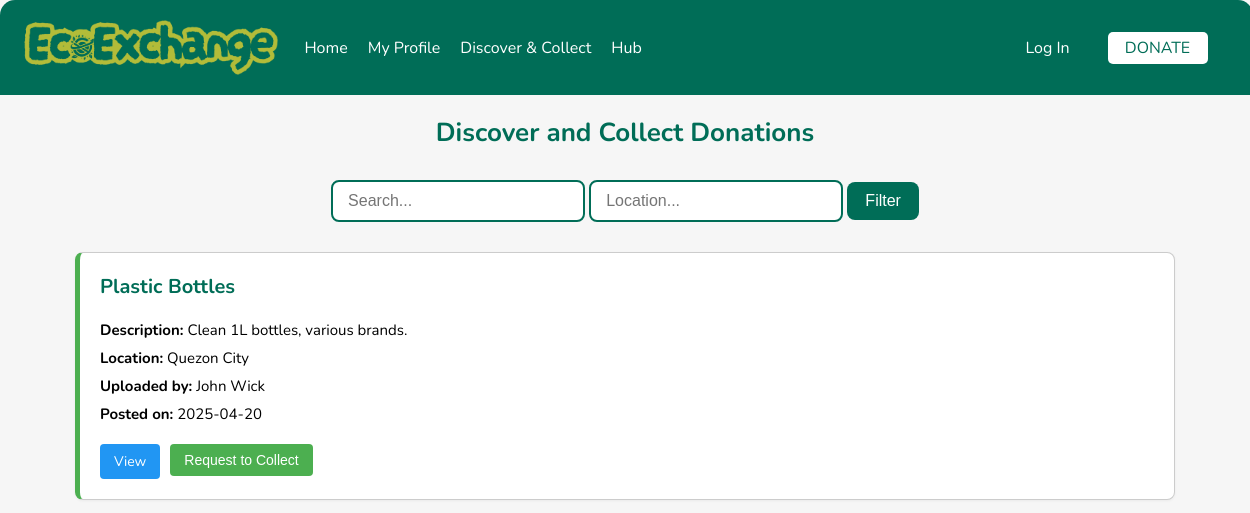
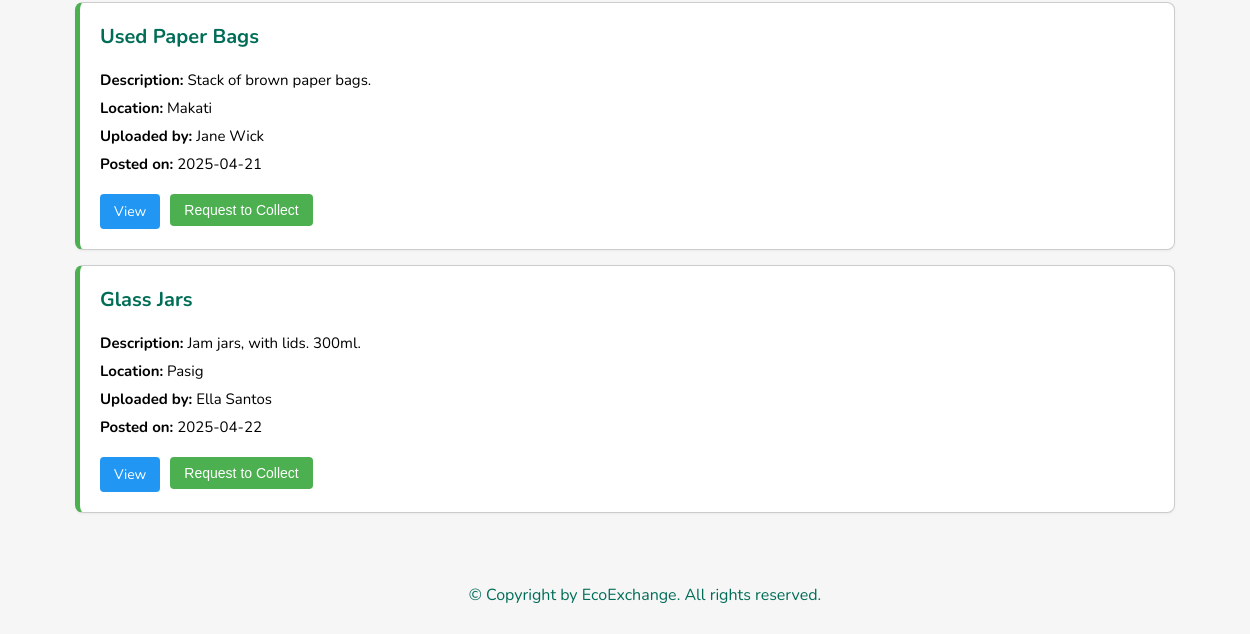
The page /discover on the database as committed earlier (2 pictures, top to bottom).
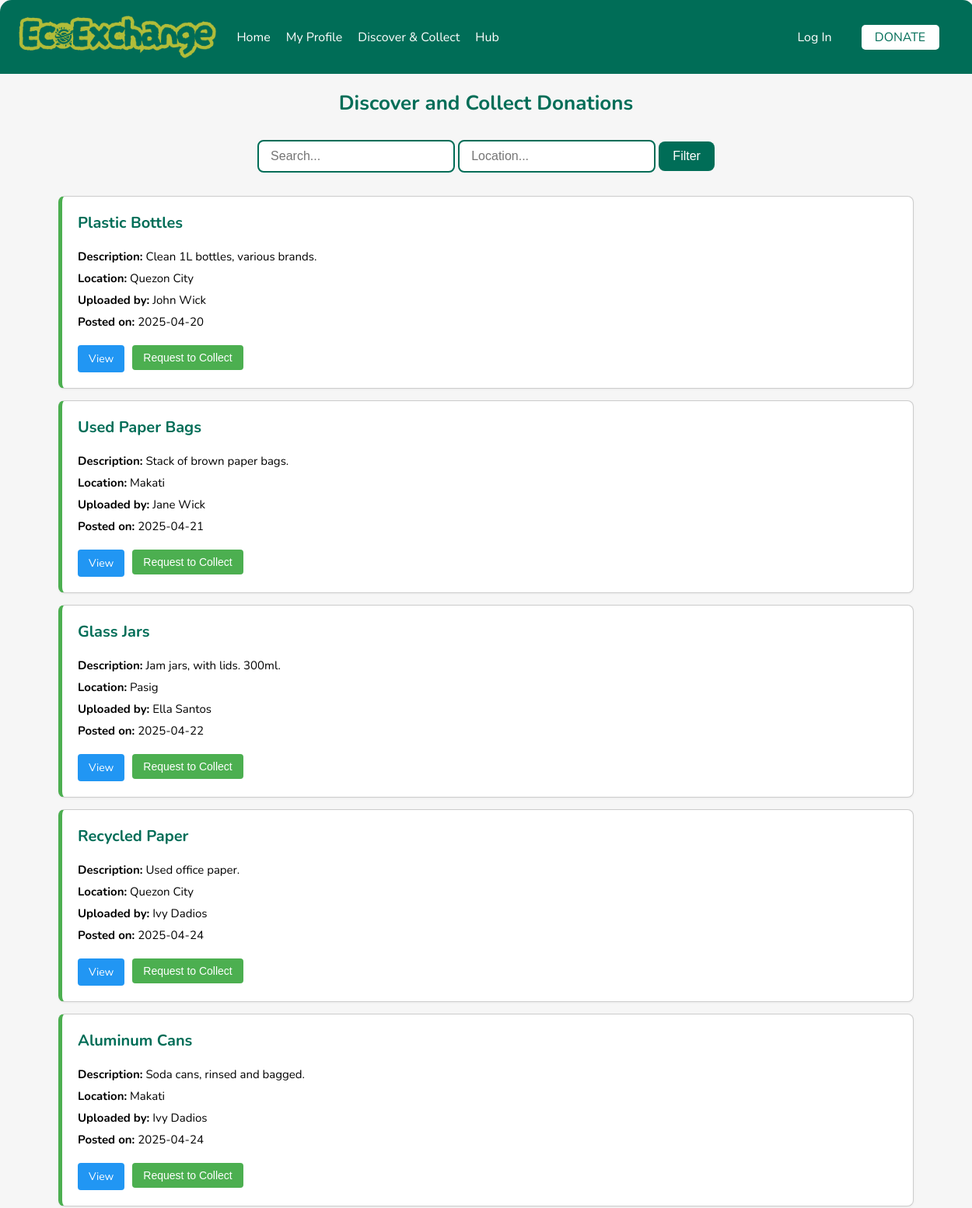
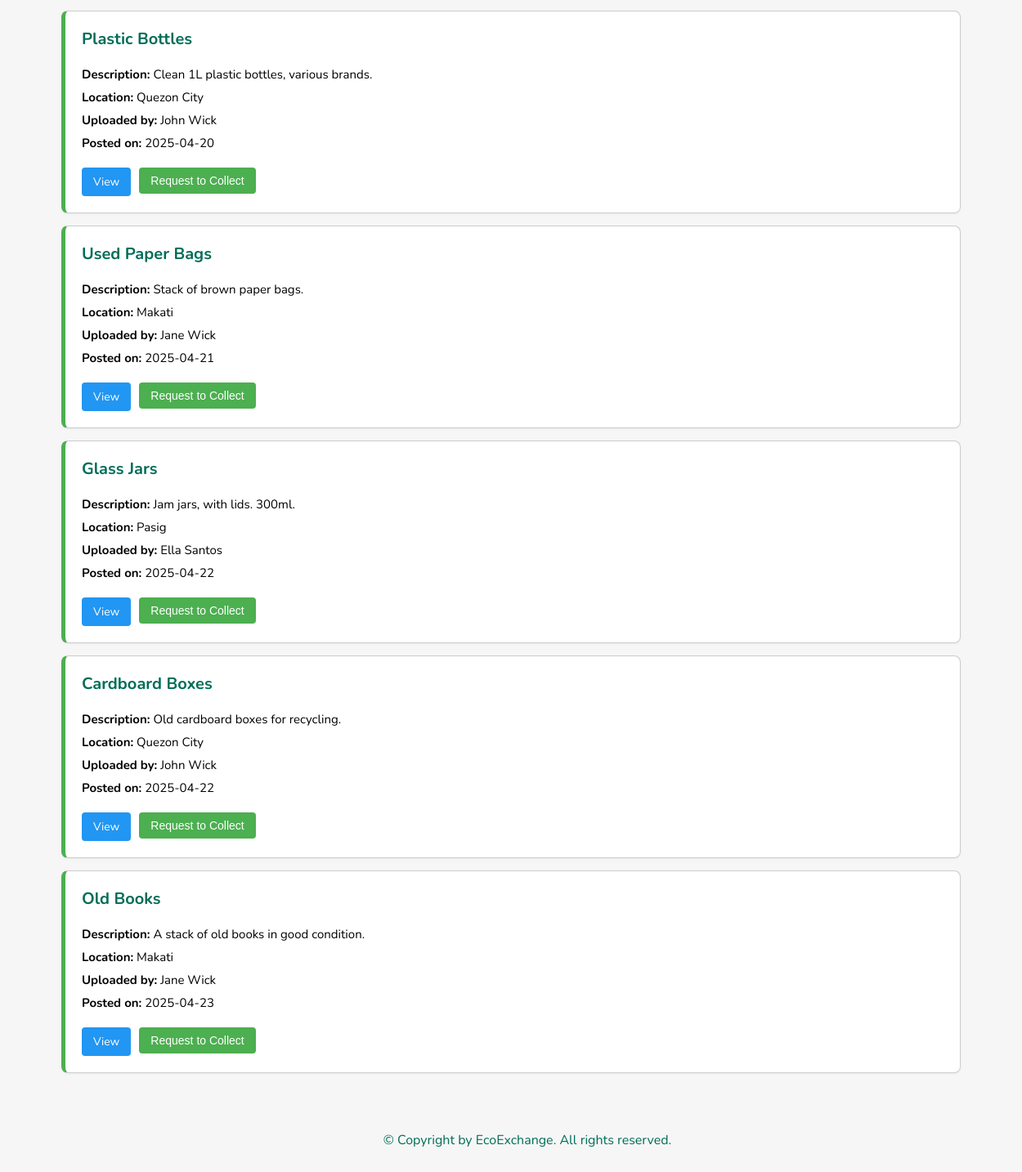
The same page on the database as committed later (2 pictures, top to bottom).
### tables this page shows
CREATE TABLE postings (
    postings_id INTEGER PRIMARY KEY AUTOINCREMENT,
    donor_user_id INTEGER NOT NULL,
    post_title TEXT NOT NULL,
    description TEXT NULL,
    post_status TEXT CHECK (post_status IN ("New", "Open", "Locked", "Collected")) NOT NULL,
    collector_by_user_id INTEGER NOT NULL,
    post_date DATETIME NOT NULL,
    collection_date DATETIME NULL,
    item_id INTEGER NOT NULL,
    approval_date DATETIME,
    quantity INTEGER NOT NULL,
    pick_up_location TEXT,
    score REAL,
    is_deleted BOOLEAN DEFAULT FALSE,
    FOREIGN KEY (donor_user_id) REFERENCES users(user_id),
    FOREIGN KEY (collector_by_user_id) REFERENCES users(user_id),
    FOREIGN KEY (item_id) REFERENCES items(item_id)
);

### app.py (the view)
    @app.route('/discover', methods=['GET'])
    def discover():
        search_query = request.args.get('search', '').lower()  # Search term for title and description
        location = request.args.get('location', '').lower()   # Location filter
        conn = get_db_connection()
        cursor = conn.cursor()
        query = """
            SELECT
                p.postings_id,
                p.post_title,
                p.description,
                p.post_date,
                p.pick_up_location,
                u.fname || ' ' || u.lname AS username,
                u.location_title AS location
            FROM postings p
            JOIN users u ON p.donor_user_id = u.user_id
            WHERE p.post_status = 'New'
                AND p.is_deleted = 0
        """
        filters = []
        if search_query:
            query += " AND (LOWER(p.post_title) LIKE ? OR LOWER(p.description) LIKE ?)"
            filters.extend([f'%{search_query}%', f'%{search_query}%'])
        if location:
            query += " AND LOWER(p.pick_up_location) LIKE ?"
            filters.append(f'%{location}%')
        cursor.execute(query, filters)
        posts = cursor.fetchall()
        conn.close()
        posts_list = []
        for post in posts:
            posts_list.append({
                'id': post['postings_id'],
                'title': post['post_title'],
                'description': post['description'],
                'date_posted': post['post_date'],
                'location': post['pick_up_location'],
                'username': post['username'],
                'location_title': post['location'],
            })
        if request.headers.get('X-Requested-With') == 'XMLHttpRequest':  # AJAX request
            return jsonify({'posts': posts_list})
        else:
            return render_template('discover.html', posts=posts_list, search=search_query, location=location)

### app.py (called while the page is built)
def get_db_connection():
    conn = sqlite3.connect("ecoexchange.db")
    conn.row_factory = sqlite3.Row
    print("✅ Database connected successfully!")  # Debugging print
    return conn

### templates/discover.html (shortened to what this page needs)
<!DOCTYPE html>
<html lang="en">
    {% include 'head.html' %}
<body>
    {% include 'navbar.html' %}
{% block content %}
<div class="donation-section">
    <h2 class="page-title">Discover and Collect Donations</h2>
    <div class="donation-search">
        <form method="GET" action="{{ url_for('discover') }}" class="filter-form" id="searchForm">
            <input type="text" name="search" placeholder="Search..." value="{{ search }}" class="search-input" id="searchInput">
            <input type="text" name="location" placeholder="Location..." value="{{ location }}" class="location-input" id="locationInput">
            <button type="submit">Filter</button>
        </form>
    </div>
    <ul class="donation-list" id="donationList">
        {% for post in posts %}
        <li class="donation-card">
            <h3>{{ post.title }}</h3>
            <p><strong>Description:</strong> {{ post.description }}</p>
            <p><strong>Location:</strong> {{ post.location }}</p>
            <p><strong>Uploaded by:</strong> {{ post.username }}</p>
            <p><strong>Posted on:</strong> {{ post.date_posted }}</p>
            <div class="donation-actions">
                <a href="{{ url_for('view_donation', post_id=post.id) }}" class="view-btn">View</a>
                <form action="{{ url_for('request_collection', post_id=post.id) }}" method="POST">
                    <button type="submit" class="request-btn">Request to Collect</button>
                </form>
            </div>
        </li>
        {% else %}
            {% if search or location %}
                <p>No posts found matching your criteria.</p>
            {% endif %}
        {% endfor %}
    </ul>
</div>
{% include 'footer.html' %}
{% endblock %}
</body>
</html>

### templates/head.html (shortened to what this page needs)
<head>
    <link rel="stylesheet" href="{{ url_for('static', filename='styles.css') }}">
</head>

### templates/navbar.html (shortened to what this page needs)
<header>
    <img src="{{ url_for('static', filename='media/logo3.png') }}" alt="EcoExchange Logo" class="logo">
    <nav>
        <ul>
            <li><a href="{{ url_for('index') }}">Home</a></li>
            <li><a href="{{ url_for('myprofile') }}">My Profile</a></li>
            <li><a href="{{ url_for('discover') }}">Discover & Collect</a></li>
            <li><a href="{{ url_for('hub') }}">Hub</a></li>
        </ul>
        <div class="auth-buttons">
            <a href="/login">
            <button class="login" id="login-btn">Log In</button>
            </a>
            <button class="donate" id="donate-btn">DONATE</button>
        </div>
    </nav>
</header>

### templates/footer.html
<footer>
        <p>© Copyright by EcoExchange. All rights reserved.</p>
</footer>

### static/styles.css (style rules this page uses)
body { font-family: Arial, sans-serif; margin: 0; padding: 0; text-align: center; padding-bottom: 0px; padding-top: 95px; overflow-x: hidden; height: 100%; min-height: 100vh; display: flex; flex-direction: column; font-family: "Nunito", sans-serif; background-color: #f6f6f6; }
header { display: flex; align-items: center; justify-content: space-between; width: 97%; padding: 20px; position: fixed; top: 0; left: 0; z-index: 100; background-color: #006d57; border-top-left-radius: 15px; border-top-right-radius: 15px; overflow: hidden; }
.logo { height: 55px; width: auto; margin-right: 20px; }
nav { display: flex; align-items: center; width: 90%; justify-content: space-between; }
nav ul { list-style: none; display: flex; gap: 20px; margin: 0; padding: 0; }
nav ul li { display: inline-block; }
nav ul li a { text-decoration: none; color: #ffffff; font-family: "Nunito", sans-serif; }
.auth-buttons { display: flex; align-items: center; justify-content: flex-end; gap: 10px; flex-shrink: 0; justify-content: flex-start; padding-right: 25px; }
.auth-buttons button { padding: 5px 5px; font-size: 1rem; border: none; cursor: pointer; min-width: 100px; }
.login { background-color: transparent; border: 1px solid black; font-family: "Nunito", sans-serif; color: #ffffff; }
.donate { background-color: #ffffff; color: #006d57; border-radius: 5px; font-family: "Nunito", sans-serif; }
footer { bottom: 0; width: 100%; color: #006d57; text-align: center; padding: 20px; }
.page-title { margin-top: 0; margin-bottom: 20px; font-size: 24px; font-weight: bold; color: #006d57; text-align: left; width: 100%; }
.donation-section { width: 100%; max-width: 1100px; margin: 0 auto; padding: 20px; }
.donation-section .page-title { text-align: center; margin-bottom: 30px; font-size: 26px; }
.donation-search { margin-bottom: 30px; display: flex; flex-wrap: wrap; gap: 12px; justify-content: center; }
.donation-search input[type="text"], .donation-search select { padding: 10px 15px; font-size: 16px; border: 2px solid #006d57; border-radius: 8px; outline: none; min-width: 220px; }
.donation-search button { background-color: #006d57; color: white; padding: 10px 18px; font-size: 16px; border: none; border-radius: 8px; cursor: pointer; transition: background-color 0.3s ease; }
.donation-list { list-style-type: none; padding: 0; margin: 0; }
.donation-card { background-color: #fff; border: 1px solid #ccc; border-left: 5px solid #4CAF50; border-radius: 10px; padding: 20px; margin-bottom: 20px; box-shadow: 0px 1px 3px rgba(0, 0, 0, 0.05); text-align: left; transition: box-shadow 0.3s ease; }
.donation-card h3 { margin-top: 0; color: #006d57; font-size: 20px; }
.donation-card p { margin: 8px 0; font-size: 15px; }
.request-btn { background-color: #4CAF50; color: white; padding: 8px 14px; border: none; border-radius: 5px; cursor: pointer; margin-top: 10px; transition: background-color 0.3s ease; }
.view-btn { display: inline-block; background-color: #2196F3; color: white; padding: 8px 14px; border: none; border-radius: 4px; text-decoration: none; margin-top: 10px; }
.donation-actions { display: flex; gap: 10px; margin-top: 10px; }
.request-btn, .view-btn { padding: 8px 14px; border: none; border-radius: 4px; cursor: pointer; text-decoration: none; font-size: 14px; }
.request-btn { background-color: #4CAF50; color: white; }
.view-btn { background-color: #2196F3; color: white; }
.donation-card { position: relative; background-color: #fff; border-radius: 8px; padding: 20px; margin-bottom: 15px; box-shadow: 0px 1px 3px rgba(0, 0, 0, 0.05); text-align: left; }

Rows that differ between the two databases and show on the page:
added postings: title "Recycled Paper", description "Used office paper.", location "Quezon City", username "Ivy Dadios", date_posted "2025-04-24"
added postings: title "Aluminum Cans", description "Soda cans, rinsed and bagged.", location "Makati", username "Ivy Dadios", date_posted "2025-04-24"
added postings: title "Plastic Bottles", description "Clean 1L plastic bottles, various brands.", location "Quezon City", username "John Wick", date_posted "2025-04-20"
added postings: title "Used Paper Bags", description "Stack of brown paper bags.", location "Makati", username "Jane Wick", date_posted "2025-04-21"
added postings: title "Glass Jars", description "Jam jars, with lids. 300ml.", location "Pasig", username "Ella Santos", date_posted "2025-04-22"
added postings: title "Cardboard Boxes", description "Old cardboard boxes for recycling.", location "Quezon City", username "John Wick", date_posted "2025-04-22"
added postings: title "Old Books", description "A stack of old books in good condition.", location "Makati", username "Jane Wick", date_posted "2025-04-23"
